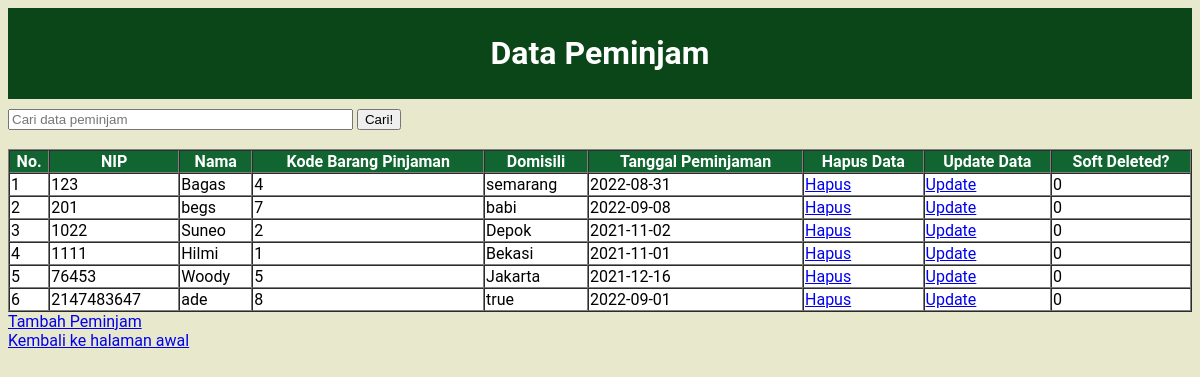
/data_peminjam.php (signed in), run on the app's committed database.
### tables this page shows
CREATE TABLE `peminjam` (
  `nip_peminjam` int(20) NOT NULL,
  `kode_barang` int(20) NOT NULL,
  `nama_peminjam` varchar(50) NOT NULL,
  `domisili_peminjam` varchar(50) NOT NULL,
  `tanggal_pinjam` date NOT NULL,
  `IS_DELETED` bit(1) NOT NULL DEFAULT b'0'
);

### functions.php (called while the page is built, shortened)
<?php
$conn = mysqli_connect("localhost","root","","inventaris_kantor");
function query($query) {
    global $conn;
    $result = mysqli_query($conn, $query);
    $rows = [];
    while ( $row = mysqli_fetch_assoc($result)) {
        $rows[] = $row;
    }
    return $rows;
}
?>

### data_peminjam.php (the view, shortened to what this page needs)
<?php
require 'functions.php';
$peminjam = query("SELECT * FROM peminjam");
?>
<!DOCTYPE html>
<html lang="en">
<head>
    <link rel="stylesheet" href="table.css">
</head>
<body>
    <div>
    <h1>Data Peminjam</h1>
    </div>
    <form action="" method="post">
        <input type="text" name="keyword" size="40" autofocus
        placeholder="Cari data peminjam">
        <button type="submit" name="cari">Cari!</button>
    </form>
    <br>
    <table border="1" cellpadding="1" cellspacing="0">
        <tr>
            <th>No.</th>
            <th>NIP</th>
            <th>Nama</th>
            <th>Kode Barang Pinjaman</th>
            <th>Domisili</th>
            <th>Tanggal Peminjaman</th>
            <th>Hapus Data</th>
            <th>Update Data</th>
            <th>Soft Deleted?</th>
        </tr>
    <?php $i = 1; ?>
    <?php foreach ($peminjam as $pmj ) : ?>
        <tr>
            <td><?php echo $i; ?></td>
            <td><?php echo $pmj["nip_peminjam"]?></td>
            <td><?php echo $pmj["nama_peminjam"]?></td>
            <td><?php echo $pmj["kode_barang"]?></td>
            <td><?php echo $pmj["domisili_peminjam"]?></td>
            <td><?php echo $pmj["tanggal_pinjam"]?></td>
            <td><a href="hapus_peminjam.php?id=<?php echo $pmj["nip_peminjam"]?>">Hapus</a></td>
            <td><a href="update_peminjam.php?id=<?php echo $pmj["nip_peminjam"]?>">Update</a></td>
            <td><?php echo $pmj["IS_DELETED"]?></td>
        </tr>
    <?php $i++; ?>
    <?php endforeach;?>
    </table>
    <a href="tambah_peminjam.php">Tambah Peminjam</a>
    <br>
    <a href="homeadmin.php">Kembali ke halaman awal</a>
</body>
</html>

### table.css (style rules this page uses)
body { font-family: 'Roboto', sans-serif; background-color: #E8E8CC; }
table { background-color: white; width: 100%; }
tr { color: black; }
th { background-color: #116530; color: white; }
div { background-color: #0B4619; color: white; padding: 5px 20px; margin-bottom: 10px; }
h1 { text-align:center; }

### data on the page
peminjam: nip_peminjam "123", nama_peminjam "Bagas", kode_barang "4", domisili_peminjam "semarang", tanggal_pinjam "2022-08-31", IS_DELETED "0"
peminjam: nip_peminjam "201", nama_peminjam "begs", kode_barang "7", domisili_peminjam "babi", tanggal_pinjam "2022-09-08", IS_DELETED "0"
peminjam: nip_peminjam "1022", nama_peminjam "Suneo", kode_barang "2", domisili_peminjam "Depok", tanggal_pinjam "2021-11-02", IS_DELETED "0"
peminjam: nip_peminjam "1111", nama_peminjam "Hilmi", kode_barang "1", domisili_peminjam "Bekasi", tanggal_pinjam "2021-11-01", IS_DELETED "0"
peminjam: nip_peminjam "76453", nama_peminjam "Woody", kode_barang "5", domisili_peminjam "Jakarta", tanggal_pinjam "2021-12-16", IS_DELETED "0"
peminjam: nip_peminjam "2147483647", nama_peminjam "ade", kode_barang "8", domisili_peminjam "true", tanggal_pinjam "2022-09-01", IS_DELETED "0"
